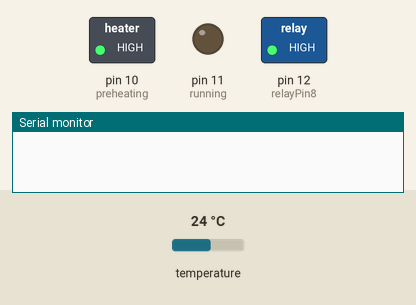
Recording of a sketch running on a simulated Arduino Uno, built with avr-gcc and run on an emulated ATmega328P. On the bench: switched loads named in the sketch (green lamp = pin HIGH), output pins drawn as LEDs (lit = HIGH), the last lines printed to the serial monitor. The inputs (shaded band) are chosen by the test bench; at power-on: temperature 24 °C.

Above: at 0.1 s.
At 1.1 s:
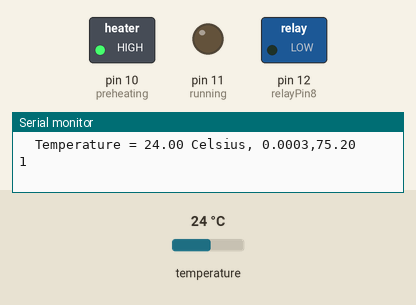
Timing chart, 0 to 2.6 s (numbered marks = the images above):
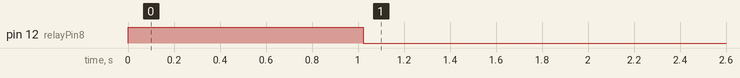

Measured:
- by itself, pin 12 (relayPin8): HIGH → LOW at 1.0 s

The sketch:

SousVide.ino
```cpp
#include <OneWire.h>

float lowSet = 55.5; // Low temp where relay turns on
//float highSet = 134.6; // High temp where relay turns off

OneWire  ds(3);  // on pin 3 (a 4.7K resistor is necessary)

long timeN;
double secs;
double mins;
double hrs;

//Relay #8 controlled by thermostat, pin 12
int relayPin8 = 12;

// Red preheat light, pin 10
int preheating = 10;

// Green ready light, pin 11
int running = 11;

// Variable to control LED indicator lights
boolean preheat = true;

void setup() {
  Serial.begin(9600);
  pinMode(relayPin8, OUTPUT);      // sets the digital pin as output
  digitalWrite(relayPin8, HIGH);        // Prevents relays from starting up engaged

  // indicator light pin settings
  pinMode(preheating, OUTPUT);
  pinMode(running, OUTPUT);

  // start with the preheating light on, the running light off
  digitalWrite(preheating, HIGH);
  digitalWrite(running, LOW);
}

void loop(void) {
  byte i;
  byte present = 0;
  byte type_s;
  byte data[12];
  byte addr[8];
  float celsius, fahrenheit;

  if ( !ds.search(addr)) {
    ds.reset_search();
    delay(250);
    return;
  }

  if (OneWire::crc8(addr, 7) != addr[7]) {
      Serial.println("CRC is not valid!");
      return;
  }

  // the first ROM byte indicates which chip
  switch (addr[0]) {
    case 0x10:
      //Serial.println("  Chip = DS18S20");  // or old DS1820
      type_s = 1;
      break;
    case 0x28:
      //Serial.println("  Chip = DS18B20");
      type_s = 0;
      break;
    case 0x22:
      //Serial.println("  Chip = DS1822");
      type_s = 0;
      break;
    default:
      //Serial.println("Device is not a DS18x20 family device.");
      return;
  }

  ds.reset();
  ds.select(addr);
  ds.write(0x44, 1);        // start conversion, with parasite power on at the end

  delay(1000);     // maybe 750ms is enough, maybe not

  present = ds.reset();
  ds.select(addr);
  ds.write(0xBE);         // Read Scratchpad

  for ( i = 0; i < 9; i++) {           // we need 9 bytes
    data[i] = ds.read();
  }

  // Convert the data to actual temperature
  // because the result is a 16 bit signed integer, it should
  // be stored to an "int16_t" type, which is always 16 bits
  // even when compiled on a 32 bit processor.
  int16_t raw = (data[1] << 8) | data[0];
  if (type_s) {
    raw = raw << 3; // 9 bit resolution default
    if (data[7] == 0x10) {
      // "count remain" gives full 12 bit resolution
      raw = (raw & 0xFFF0) + 12 - data[6];
    }
  } else {
    byte cfg = (data[4] & 0x60);
    // at lower res, the low bits are undefined, so let's zero them
    if (cfg == 0x00) raw = raw & ~7;  // 9 bit resolution, 93.75 ms
    else if (cfg == 0x20) raw = raw & ~3; // 10 bit res, 187.5 ms
    else if (cfg == 0x40) raw = raw & ~1; // 11 bit res, 375 ms
    //// default is 12 bit resolution, 750 ms conversion time
  }
  celsius = (float)raw / 16.0;
  fahrenheit = celsius * 1.8 + 32.0;

  //Time calculation
  timeN = millis();
  secs = timeN / 1000;
  mins = secs / 60;
  hrs = mins / 60;

  /*----------
  Serial output, read with python script
  ----------*/
  Serial.print("  Temperature = ");
  Serial.print(celsius);
  Serial.print(" Celsius, ");
  Serial.print(hrs,4);
  Serial.print(",");
  Serial.println(fahrenheit);
  //Serial.println(" Fahrenheit");

  // Relay control section, limits set in lines 3 and 4
  if (celsius < lowSet) {
    relayOn (relayPin8);
  } else {
    relayOff (relayPin8);
  }

  Serial.print(preheat);
  // Indicator light control
  if ((celsius > lowSet) && (preheat = true)){
    preheat = false;
    digitalWrite(preheating, LOW);
    digitalWrite(running, HIGH);
  }
}

int relayOn (int relayNumber) {digitalWrite(relayNumber, LOW);}

int relayOff (int relayNumber) {digitalWrite(relayNumber,HIGH);}
```
